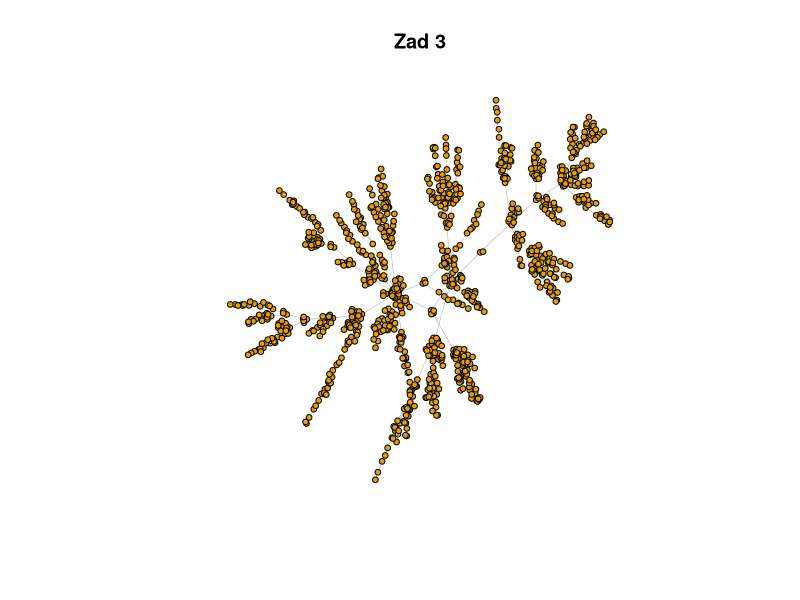

Here is the R script that generated this plot:
library(igraph)

# zad 2
set.seed(123)
g_ba <- barabasi.game(
  n = 1000,
  power = 1,
  m = 1,
  directed = FALSE
)

# zad 3

layout_fr <- layout_with_fr(g_ba)

plot(
  g_ba,
  layout = layout_fr,
  vertex.size = 3,
  vertex.label = NA,
  edge.width = 0.5,
  main = "Zad 3"
)

# zad 4
cat("zad4\n\n")

bet <- betweenness(g_ba)
most_central_node <- which.max(bet)

cat("najbardziej centralny węzeł:\n")
cat(most_central_node, "\n")
cat("Wartość betweenness:", bet[most_central_node], "\n")

# zad 5
graph_diameter <- diameter(g_ba)
cat("zad5\n\n")
cat("Średnica:", graph_diameter, "\n")
    
# zad 6
# Graf Barabási–Albert różni się od grafu Erdős–Rényi tym, 
# że powstaje w procesie wzrostu oraz preferencyjnego
# dołączania nowych węzłów do już istniejących o dużym stopniu.
# W rezultacie tworzą się węzły-huby o bardzo dużej liczbie
# połączeń, w grafie Erdős–Rényi połączenia powstają z jednakowym 
# prawdopodobieństwem z tego względu nie powstają węzły-huby
